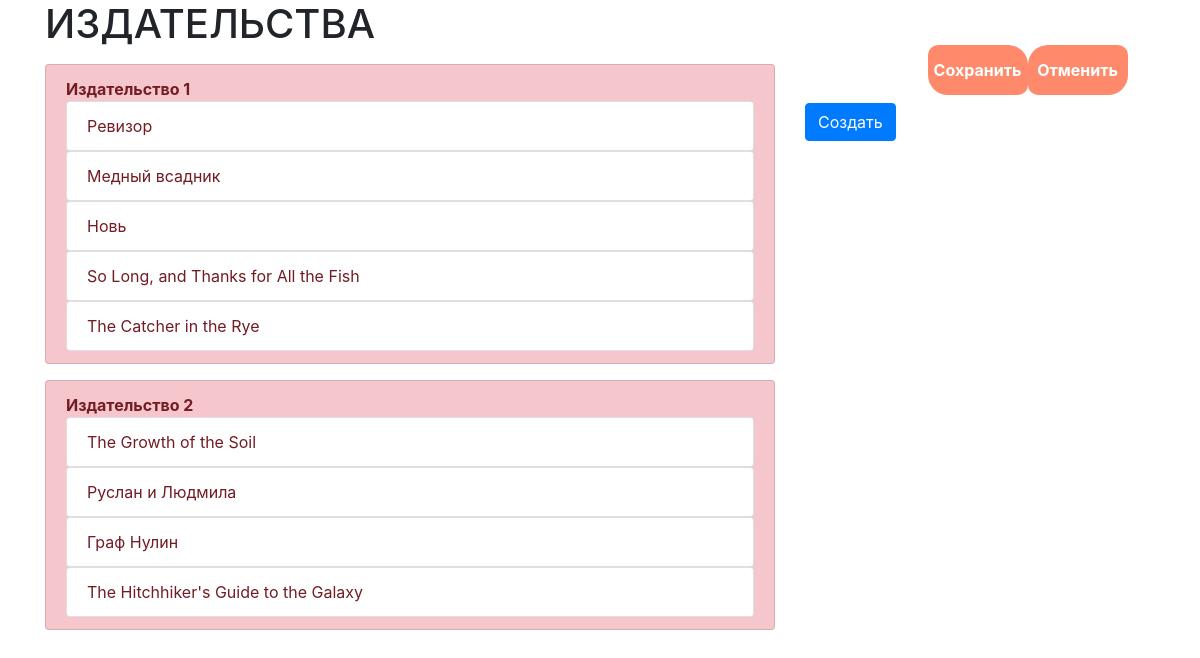
Before: /pubhouse/ with the older database file.
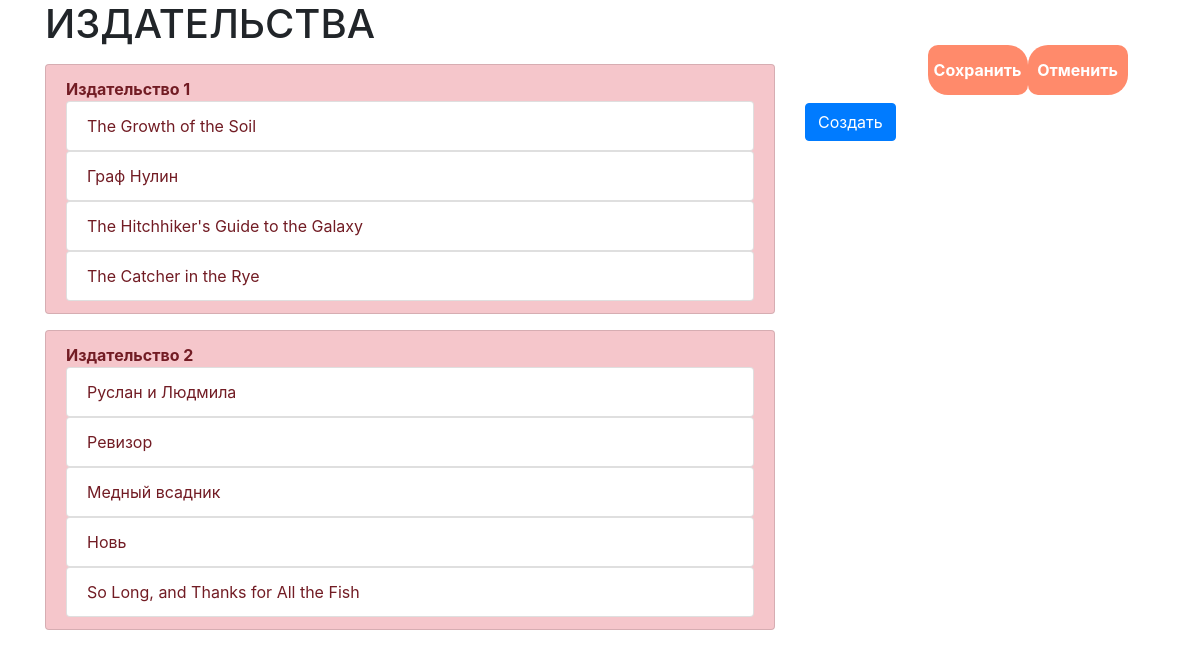
After: the same page with the newer database file.
### p_library/models.py (models this page shows, shortened)
class PublishingHouse(models.Model):
    full_name = models.CharField(default="Empty", max_length=100)
    count_book = models.IntegerField(null=True)

class Book(models.Model):
    ISBN = models.CharField(max_length=13)
    title = models.CharField(max_length=100)
    description = models.TextField()
    year_release = models.SmallIntegerField()
    price = models.FloatField()
    copy_count = models.SmallIntegerField(default=1)
    author = models.ForeignKey(Author, on_delete=models.CASCADE, null=True, verbose_name="Вербос_нэйм")
    publishing_house = models.ForeignKey(PublishingHouse, on_delete=models.CASCADE, verbose_name="Издательство",
                                         null=True, related_name="books", blank=True)
    authors = models.ManyToManyField(
        Author,
        through='Inspiration',
        through_fields=('book', 'author'),
        related_name='authors',
    )

### p_library/views.py (the view)
# urls.py: path('pubhouse/', views.publishing_house),
def publishing_house(request):
    template = loader.get_template('publishinghouse.html')
    pub_houses = PublishingHouse.objects.all()
    data = {
        "pub_houses": pub_houses
    }
    return HttpResponse(template.render(data, request))

### p_library/templates/publishinghouse.html (shortened to what this page needs)
<!DOCTYPE html>
<html lang="en">
<head>
    <link rel="stylesheet" href="/static/css/bootstrap.min.css" type="text/css">
</head>
<body class="container">
    <div class="row">
        <div class="col-8">
            <div class="">
                <h1 class="">ИЗДАТЕЛЬСТВА</h1>
            </div>
            {% for pub_house in pub_houses %}
                <div class="">
                    <ul class="list-group mt-3">
                        <li class="list-group-item list-group-item-danger font-weight-bold">
                        {{ pub_house.full_name }}
                            {% for book in pub_house.books.all %}
                            <ul class="list-group">
                                <li class="list-group-item font-weight-normal">{{book.title}}</li>
                            </ul>
                            {% endfor %}
                        </li>
                    </ul>
                </div>
            {% endfor %}
        </div>
        <div class="col-4">
           {% include "author_list.html"  %}
        </div>
    </div>
</body>
</html>

### p_library/templates/author_list.html (shortened to what this page needs)
{% extends 'author_edit.html' %}
{% block list %}
<!DOCTYPE html>
<html lang="en">
<head>
</head>
<body>
    <a class="btn btn-primary mt-2" href="/author/create">Создать</a>
</body>
</html>
{% endblock %}

### p_library/templates/author_edit.html (shortened to what this page needs)
{% load static %}
<link rel="stylesheet" href="{% static 'css/first_css.css' %}">
<!DOCTYPE html>
<html lang="en">
<head>
</head>
<body>
    <div id="container">
        <form id="form" method="post">
            <div id="button-wrapper">
                <div>
                    <input class="button" type="submit" value="Сохранить">
                </div>
                <div>
                    <input class="button button2" type="reset" value="Отменить">
                </div>
            </div>
        </form>
    </div>
{% block  list %}
{% endblock %}
</body>
</html>

### p_library/static/css/first_css.css (style rules this page uses)
#container { display: flex; justify-content: center; padding-top: 10%; }
#form { display: flex; flex-direction: column; width: 30%; }
#button-wrapper { display: flex; justify-content: space-between; }
.button { background-color: #ff8a6b; font-weight: bold; color: white; border: white; width: 100px; height: 50px; border-radius: 10px 20px; margin-top: 10px; outline: none; }
.button2 { border-radius: 20px 10px; }

Changed rows visible on the page:
changed PublishingHouse "Издательство 1": gains Book (title "The Growth of the Soil"); gains Book (title "Граф Нулин"); gains Book (title "The Hitchhiker's Guide to the Galaxy"); loses Book (title "Ревизор"); loses Book (title "Медный всадник"); loses Book (title "Новь"); loses Book (title "So Long, and Thanks for All the Fish")
changed PublishingHouse "Издательство 2": gains Book (title "Ревизор"); gains Book (title "Медный всадник"); gains Book (title "Новь"); gains Book (title "So Long, and Thanks for All the Fish"); loses Book (title "The Growth of the Soil"); loses Book (title "Граф Нулин"); loses Book (title "The Hitchhiker's Guide to the Galaxy")
